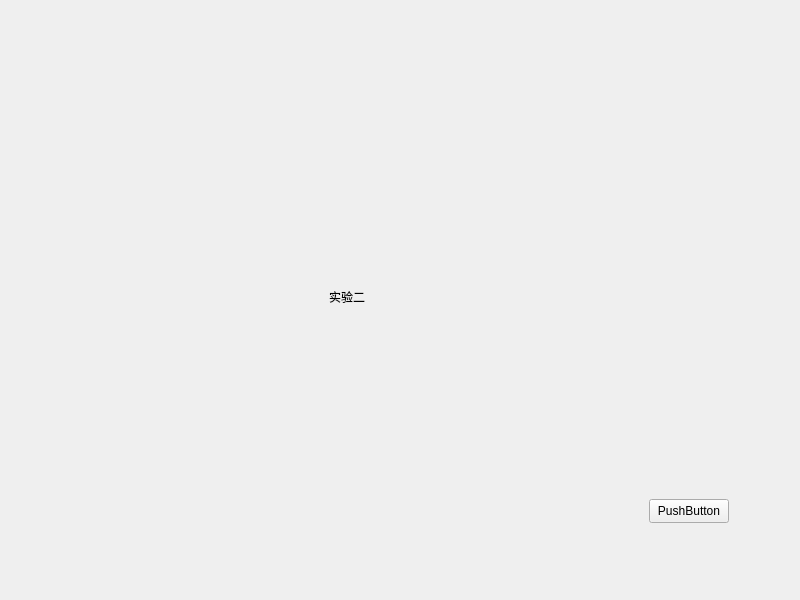
<?xml version="1.0" encoding="UTF-8"?>
<ui version="4.0">
 <class>MainWindow</class>
 <widget class="QMainWindow" name="MainWindow">
  <property name="geometry">
   <rect>
    <x>0</x>
    <y>0</y>
    <width>800</width>
    <height>600</height>
   </rect>
  </property>
  <property name="windowTitle">
   <string>MainWindow</string>
  </property>
  <widget class="QWidget" name="mainCentralwidget">
   <property name="enabled">
    <bool>true</bool>
   </property>
   <layout class="QVBoxLayout" name="verticalLayout_3">
    <item>
     <widget class="QStackedWidget" name="mainStackedWidget">
      <property name="currentIndex">
       <number>3</number>
      </property>
      <widget class="QWidget" name="defultPage">
       <layout class="QHBoxLayout" name="horizontalLayout_2" stretch="1,1">
        <item>
         <widget class="QWidget" name="expSelectWidget" native="true">
          <property name="sizePolicy">
           <sizepolicy hsizetype="Preferred" vsizetype="Preferred">
            <horstretch>5</horstretch>
            <verstretch>3</verstretch>
           </sizepolicy>
          </property>
          <property name="layoutDirection">
           <enum>Qt::RightToLeft</enum>
          </property>
          <layout class="QVBoxLayout" name="verticalLayout_2" stretch="1,3,5">
           <property name="spacing">
            <number>10</number>
           </property>
           <item>
            <widget class="QLabel" name="label1">
             <property name="sizePolicy">
              <sizepolicy hsizetype="Preferred" vsizetype="Fixed">
               <horstretch>0</horstretch>
               <verstretch>0</verstretch>
              </sizepolicy>
             </property>
             <property name="minimumSize">
              <size>
               <width>300</width>
               <height>100</height>
              </size>
             </property>
             <property name="maximumSize">
              <size>
               <width>16777215</width>
               <height>100</height>
              </size>
             </property>
             <property name="font">
              <font>
               <pointsize>42</pointsize>
               <weight>50</weight>
               <bold>false</bold>
              </font>
             </property>
             <property name="text">
              <string>选择实验</string>
             </property>
             <property name="alignment">
              <set>Qt::AlignCenter</set>
             </property>
            </widget>
           </item>
           <item>
            <widget class="QComboBox" name="expSelectComboBox">
             <property name="sizePolicy">
              <sizepolicy hsizetype="Preferred" vsizetype="Fixed">
               <horstretch>0</horstretch>
               <verstretch>5</verstretch>
              </sizepolicy>
             </property>
             <property name="minimumSize">
              <size>
               <width>0</width>
               <height>50</height>
              </size>
             </property>
             <property name="editable">
              <bool>false</bool>
             </property>
             <property name="currentText">
              <string/>
             </property>
             <property name="iconSize">
              <size>
               <width>30</width>
               <height>30</height>
              </size>
             </property>
            </widget>
           </item>
           <item>
            <widget class="QPushButton" name="enterExpButton">
             <property name="sizePolicy">
              <sizepolicy hsizetype="Minimum" vsizetype="Fixed">
               <horstretch>0</horstretch>
               <verstretch>5</verstretch>
              </sizepolicy>
             </property>
             <property name="minimumSize">
              <size>
               <width>0</width>
               <height>50</height>
              </size>
             </property>
             <property name="maximumSize">
              <size>
               <width>16777215</width>
               <height>50</height>
              </size>
             </property>
             <property name="text">
              <string>进入实验</string>
             </property>
            </widget>
           </item>
          </layout>
         </widget>
        </item>
        <item>
         <widget class="QWidget" name="defultButtonWidget" native="true">
          <property name="sizePolicy">
           <sizepolicy hsizetype="Preferred" vsizetype="Preferred">
            <horstretch>1</horstretch>
            <verstretch>0</verstretch>
           </sizepolicy>
          </property>
          <property name="layoutDirection">
           <enum>Qt::RightToLeft</enum>
          </property>
          <layout class="QVBoxLayout" name="verticalLayout">
           <property name="rightMargin">
            <number>50</number>
           </property>
           <item>
            <widget class="QPushButton" name="viewDataButton">
             <property name="sizePolicy">
              <sizepolicy hsizetype="Fixed" vsizetype="Preferred">
               <horstretch>0</horstretch>
               <verstretch>20</verstretch>
              </sizepolicy>
             </property>
             <property name="minimumSize">
              <size>
               <width>0</width>
               <height>50</height>
              </size>
             </property>
             <property name="maximumSize">
              <size>
               <width>16777215</width>
               <height>50</height>
              </size>
             </property>
             <property name="text">
              <string>历史数据</string>
             </property>
            </widget>
           </item>
           <item>
            <widget class="QPushButton" name="exitButton">
             <property name="sizePolicy">
              <sizepolicy hsizetype="Fixed" vsizetype="Preferred">
               <horstretch>0</horstretch>
               <verstretch>20</verstretch>
              </sizepolicy>
             </property>
             <property name="minimumSize">
              <size>
               <width>0</width>
               <height>50</height>
              </size>
             </property>
             <property name="maximumSize">
              <size>
               <width>16777215</width>
               <height>50</height>
              </size>
             </property>
             <property name="text">
              <string>退出实验</string>
             </property>
            </widget>
           </item>
          </layout>
         </widget>
        </item>
       </layout>
      </widget>
      <widget class="DataVisualizationWidget" name="dataPage"/>
      <widget class="ParameterAdjustmentWidget" name="expPage1">
       <widget class="QLabel" name="label">
        <property name="geometry">
         <rect>
          <x>280</x>
          <y>270</y>
          <width>60</width>
          <height>16</height>
         </rect>
        </property>
        <property name="text">
         <string>实验一</string>
        </property>
       </widget>
       <widget class="QPushButton" name="returnButton1">
        <property name="geometry">
         <rect>
          <x>680</x>
          <y>510</y>
          <width>80</width>
          <height>24</height>
         </rect>
        </property>
        <property name="text">
         <string>PushButton</string>
        </property>
       </widget>
      </widget>
      <widget class="QWidget" name="expPage2">
       <widget class="QLabel" name="label_2">
        <property name="geometry">
         <rect>
          <x>320</x>
          <y>280</y>
          <width>60</width>
          <height>16</height>
         </rect>
        </property>
        <property name="text">
         <string>实验二</string>
        </property>
       </widget>
       <widget class="QPushButton" name="returnButton2">
        <property name="geometry">
         <rect>
          <x>640</x>
          <y>490</y>
          <width>80</width>
          <height>24</height>
         </rect>
        </property>
        <property name="text">
         <string>PushButton</string>
        </property>
       </widget>
      </widget>
      <widget class="QWidget" name="expPage3">
       <widget class="QLabel" name="label_3">
        <property name="geometry">
         <rect>
          <x>370</x>
          <y>240</y>
          <width>60</width>
          <height>16</height>
         </rect>
        </property>
        <property name="text">
         <string>实验三</string>
        </property>
       </widget>
       <widget class="QPushButton" name="returnButton3">
        <property name="geometry">
         <rect>
          <x>640</x>
          <y>510</y>
          <width>80</width>
          <height>24</height>
         </rect>
        </property>
        <property name="text">
         <string>PushButton</string>
        </property>
       </widget>
      </widget>
      <widget class="QWidget" name="expPage4">
       <widget class="QLabel" name="label_4">
        <property name="geometry">
         <rect>
          <x>320</x>
          <y>280</y>
          <width>60</width>
          <height>16</height>
         </rect>
        </property>
        <property name="text">
         <string>实验四</string>
        </property>
       </widget>
       <widget class="QPushButton" name="returnButton4">
        <property name="geometry">
         <rect>
          <x>660</x>
          <y>520</y>
          <width>80</width>
          <height>24</height>
         </rect>
        </property>
        <property name="text">
         <string>PushButton</string>
        </property>
       </widget>
      </widget>
     </widget>
    </item>
   </layout>
  </widget>
  <widget class="QMenuBar" name="menubar">
   <property name="geometry">
    <rect>
     <x>0</x>
     <y>0</y>
     <width>800</width>
     <height>21</height>
    </rect>
   </property>
  </widget>
 </widget>
 <customwidgets>
  <customwidget>
   <class>DataVisualizationWidget</class>
   <extends>QWidget</extends>
   <header>src/DataVisualization/datavisualizationwidget.h</header>
   <container>1</container>
  </customwidget>
  <customwidget>
   <class>ParameterAdjustmentWidget</class>
   <extends>QWidget</extends>
   <header>src/ParameterAdjustment/parameteradjustmentwidget.h</header>
   <container>1</container>
  </customwidget>
 </customwidgets>
 <resources/>
 <connections/>
</ui>
